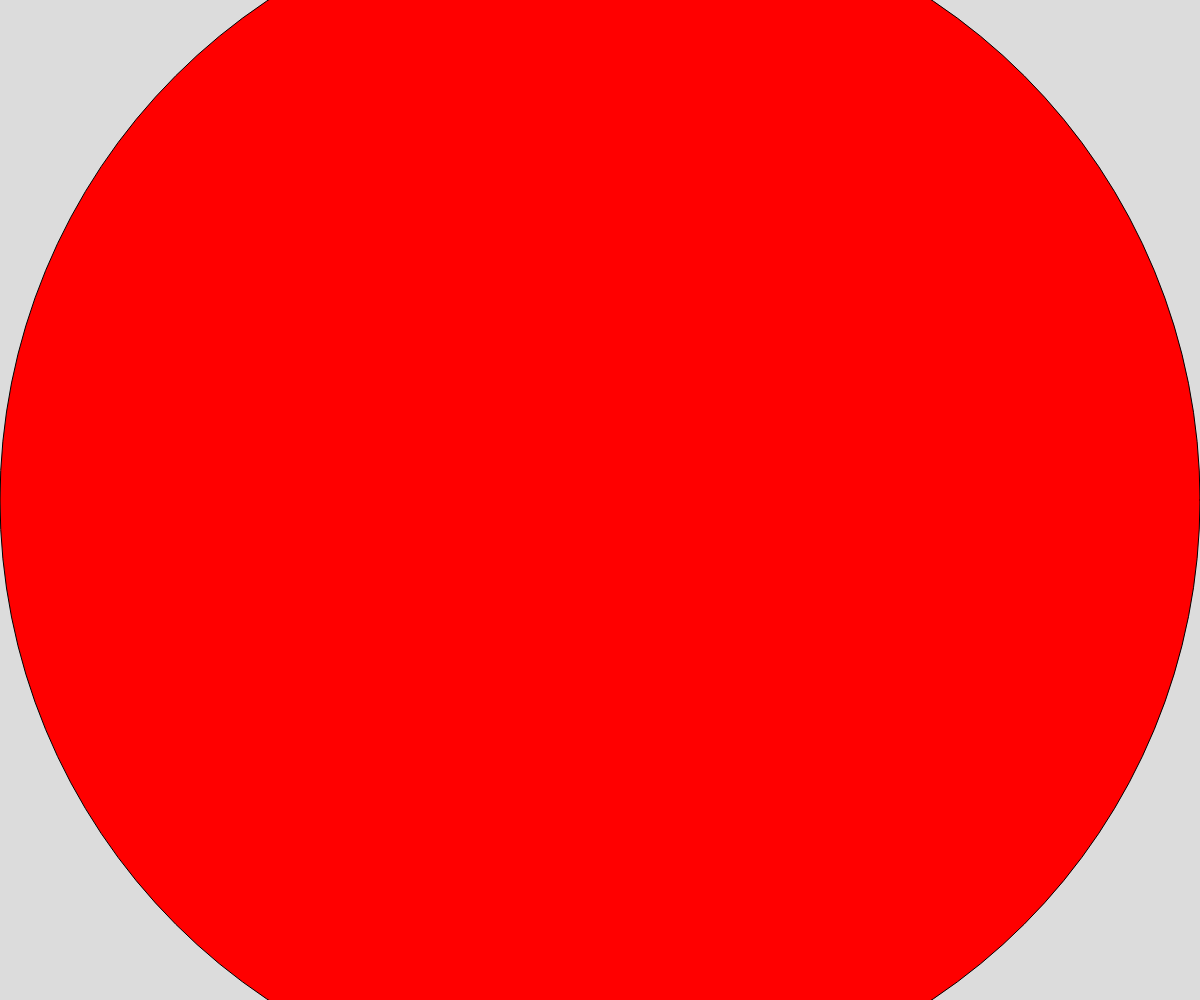
Frame 1 (no input)
Frame 60 (no input): identical to frame 1, image omitted
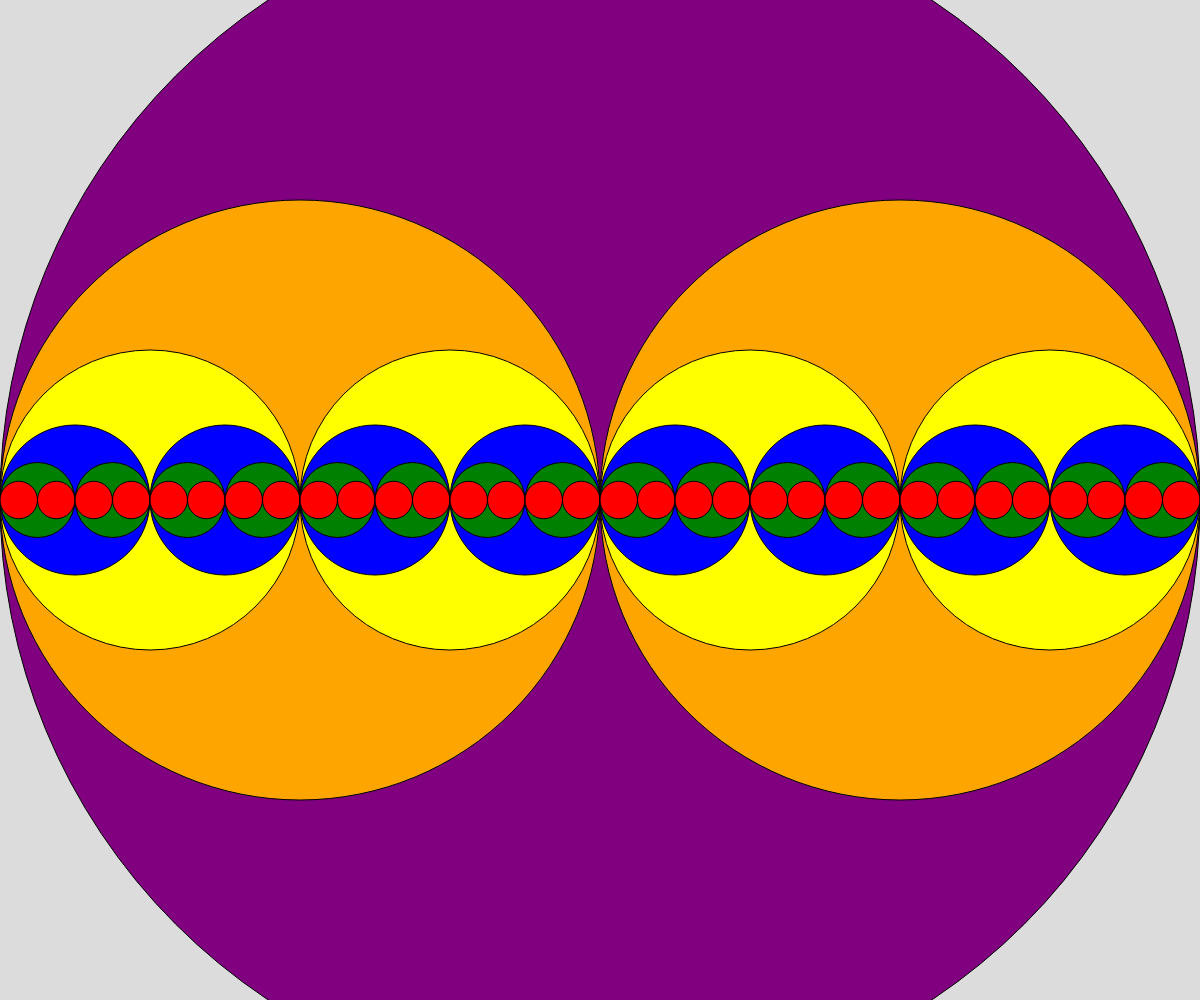
Frame 120 (the mouse pressed at the canvas centre since frame 60)

The p5.js sketch that drew these frames (run headless with seeded random() and noise() and a simulated clock; from frame 60 on, the mouse is pressed at the canvas centre):

// p5.js sketch
// ── sketch.js
// Fractal Circles -- first recursion visualization

let theColors = ["red", "green", "blue", "yellow", "orange", "purple", "black", "pink", "white", "brown", "grey"];

function setup() {
  createCanvas(windowWidth, windowHeight);
}

function draw() {
  background(220);
  let theDepth = Math.floor(map(mouseX, 0, width, 0, 10));
  fractalCircle(width/2, width, theDepth);
}

function fractalCircle(x, diameter, depth) {
  //base case
  fill(theColors[depth]);
  circle(x, height/2, diameter);

  if (depth > 0) {
    depth--;
    //left side circle
    fractalCircle(x-diameter/4, diameter/2, depth);
    //right side circle
    fractalCircle(x+diameter/4, diameter/2, depth);
  }
}
